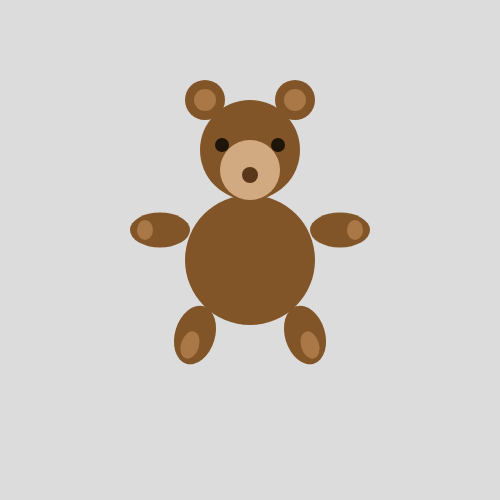
Frame 1 (no input)
Frame 60 (no input): identical to frame 1, image omitted
Frame 120 (the mouse pressed at the canvas centre since frame 60): identical to frame 1, image omitted

The p5.js sketch that drew this single still picture (run headless with seeded random() and noise() and a simulated clock; from frame 60 on, the mouse is pressed at the canvas centre):

// p5.js sketch
// ── sketch.js
function setup() {
  createCanvas(500, 500);
}

function draw() {
  background(220);
  drawBear(250, 260);
}

function drawBear(centreX, centreY){
  noStroke();
  // 深棕皮毛
  fill(130, 85, 40);
  // 身体大圆
  circle(centreX, centreY, 130);
  // 头部
  circle(centreX, centreY - 110, 100);

  // 手臂椭圆
  ellipse(centreX - 90, centreY - 30, 60, 35);
  ellipse(centreX + 90, centreY - 30, 60, 35);

  // 左腿
  push();
  translate(centreX - 55, centreY + 75); // 移动到左腿中心
  rotate(0.3); // 逆时针转，往左撇
  ellipse(0, 0, 40, 60);
  pop();

  // 右腿
  push();
  translate(centreX + 55, centreY + 75); // 移动到右腿中心
  rotate(-0.3); // 顺时针转，往右撇
  ellipse(0, 0, 40, 60);
  pop();
  // ===============================================

  // 耳朵（盖在头上，有遮挡）
  circle(centreX - 45, centreY - 160, 40);
  circle(centreX + 45, centreY - 160, 40);

  // 浅棕内耳、手心
  fill(170, 120, 70);
  circle(centreX - 45, centreY - 160, 22);
  circle(centreX + 45, centreY - 160, 22);
  ellipse(centreX - 105, centreY - 30, 16, 20);
  ellipse(centreX + 105, centreY - 30, 16, 20);

  // 旋转后腿的浅棕色脚心（同步旋转）
  fill(170, 120, 70);
  push();
  translate(centreX - 60, centreY + 85);
  rotate(0.3);
  ellipse(0, 0, 18, 28);
  pop();

  push();
  translate(centreX + 60, centreY + 85);
  rotate(-0.3);
  ellipse(0, 0, 18, 28);
  pop();

  // 脸部口鼻
  fill(210, 170, 130);
  circle(centreX, centreY - 90, 60);

  // 眼睛
  fill(30, 20, 10);
  circle(centreX - 28, centreY - 115, 14);
  circle(centreX + 28, centreY - 115, 14);

  // 鼻子
  fill(90, 55, 25);
  circle(centreX, centreY - 85, 16);
}
